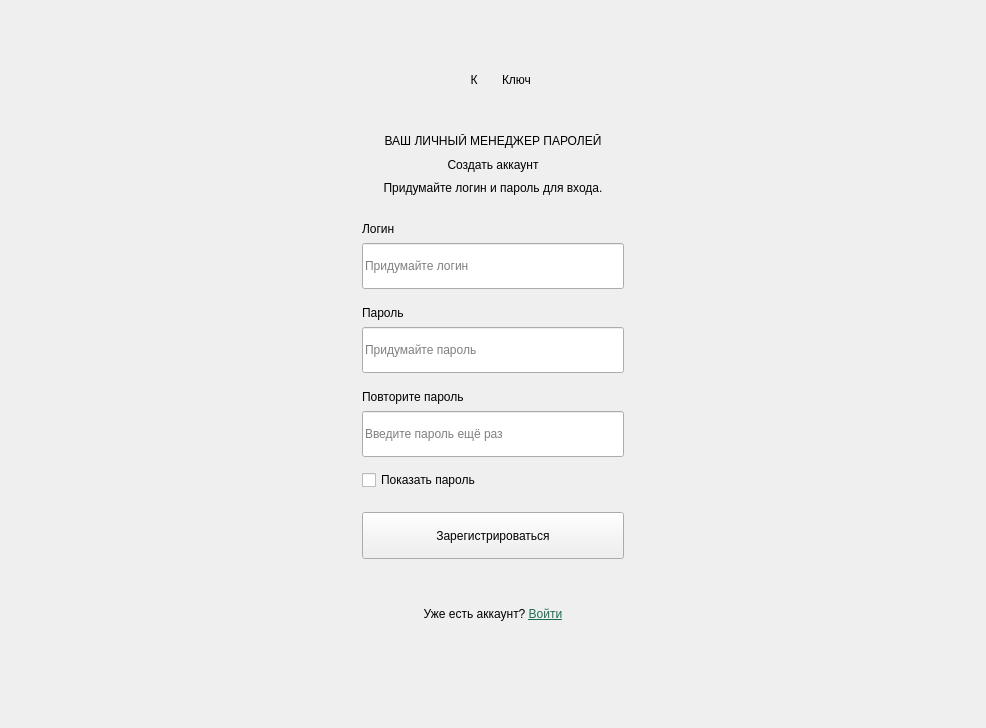
      <widget class="QWidget" name="registerPage">
       <layout class="QHBoxLayout" name="horizontalLayout_3">
        <item>
         <layout class="QVBoxLayout" name="verticalLayout_5">
          <item>
           <spacer name="registerTopSpacer">
            <property name="orientation">
             <enum>Qt::Vertical</enum>
            </property>
            <property name="sizeType">
             <enum>QSizePolicy::Expanding</enum>
            </property>
            <property name="sizeHint" stdset="0">
             <size>
              <width>964</width>
              <height>51</height>
             </size>
            </property>
           </spacer>
          </item>
          <item>
           <layout class="QVBoxLayout" name="verticalLayout_4">
            <item>
             <layout class="QHBoxLayout" name="registerBrandLayout">
              <property name="spacing">
               <number>10</number>
              </property>
              <property name="leftMargin">
               <number>0</number>
              </property>
              <property name="topMargin">
               <number>0</number>
              </property>
              <property name="rightMargin">
               <number>0</number>
              </property>
              <property name="bottomMargin">
               <number>0</number>
              </property>
              <item>
               <spacer name="registerBrandLeftSpacer">
                <property name="orientation">
                 <enum>Qt::Horizontal</enum>
                </property>
                <property name="sizeType">
                 <enum>QSizePolicy::Expanding</enum>
                </property>
                <property name="sizeHint" stdset="0">
                 <size>
                  <width>0</width>
                  <height>0</height>
                 </size>
                </property>
               </spacer>
              </item>
              <item>
               <widget class="QLabel" name="registerBrandMark">
                <property name="minimumSize">
                 <size>
                  <width>36</width>
                  <height>36</height>
                 </size>
                </property>
                <property name="maximumSize">
                 <size>
                  <width>36</width>
                  <height>36</height>
                 </size>
                </property>
                <property name="text">
                 <string>К</string>
                </property>
                <property name="alignment">
                 <set>Qt::AlignCenter</set>
                </property>
               </widget>
              </item>
              <item>
               <widget class="QLabel" name="registerBrandName">
                <property name="text">
                 <string>Ключ</string>
                </property>
               </widget>
              </item>
              <item>
               <spacer name="registerBrandRightSpacer">
                <property name="orientation">
                 <enum>Qt::Horizontal</enum>
                </property>
                <property name="sizeType">
                 <enum>QSizePolicy::Expanding</enum>
                </property>
                <property name="sizeHint" stdset="0">
                 <size>
                  <width>0</width>
                  <height>0</height>
                 </size>
                </property>
               </spacer>
              </item>
             </layout>
            </item>
            <item>
             <layout class="QHBoxLayout" name="horizontalLayout_2">
              <item>
               <spacer name="horizontalSpacer_3">
                <property name="orientation">
                 <enum>Qt::Horizontal</enum>
                </property>
                <property name="sizeHint" stdset="0">
                 <size>
                  <width>228</width>
                  <height>20</height>
                 </size>
                </property>
               </spacer>
              </item>
              <item>
               <widget class="QFrame" name="registerCard">
                <property name="frameShape">
                 <enum>QFrame::NoFrame</enum>
                </property>
                <layout class="QVBoxLayout" name="registerCardLayout">
                 <property name="spacing">
                  <number>0</number>
                 </property>
                 <property name="leftMargin">
                  <number>30</number>
                 </property>
                 <property name="topMargin">
                  <number>30</number>
                 </property>
                 <property name="rightMargin">
                  <number>30</number>
                 </property>
                 <property name="bottomMargin">
                  <number>30</number>
                 </property>
                 <item>
                  <widget class="QLabel" name="registerEyebrow">
                   <property name="text">
                    <string>ВАШ ЛИЧНЫЙ МЕНЕДЖЕР ПАРОЛЕЙ</string>
                   </property>
                   <property name="alignment">
                    <set>Qt::AlignCenter</set>
                   </property>
                  </widget>
                 </item>
                 <item>
                  <spacer name="registerEyebrowGap">
                   <property name="orientation">
                    <enum>Qt::Vertical</enum>
                   </property>
                   <property name="sizeType">
                    <enum>QSizePolicy::Fixed</enum>
                   </property>
                   <property name="sizeHint" stdset="0">
                    <size>
                     <width>0</width>
                     <height>10</height>
                    </size>
                   </property>
                  </spacer>
                 </item>
                 <item>
                  <widget class="QLabel" name="registerTitle">
                   <property name="text">
                    <string>Создать аккаунт</string>
                   </property>
                   <property name="alignment">
                    <set>Qt::AlignCenter</set>
                   </property>
                  </widget>
                 </item>
                 <item>
                  <spacer name="registerTitleGap">
                   <property name="orientation">
                    <enum>Qt::Vertical</enum>
                   </property>
                   <property name="sizeType">
                    <enum>QSizePolicy::Fixed</enum>
                   </property>
                   <property name="sizeHint" stdset="0">
                    <size>
                     <width>0</width>
                     <height>9</height>
                    </size>
                   </property>
                  </spacer>
                 </item>
                 <item>
                  <widget class="QLabel" name="registerSubtitle">
                   <property name="text">
                    <string>Придумайте логин и пароль для входа.</string>
                   </property>
                   <property name="alignment">
                    <set>Qt::AlignCenter</set>
                   </property>
                   <property name="wordWrap">
                    <bool>true</bool>
                   </property>
                  </widget>
                 </item>
                 <item>
                  <spacer name="registerHeaderGap">
                   <property name="orientation">
                    <enum>Qt::Vertical</enum>
                   </property>
                   <property name="sizeType">
                    <enum>QSizePolicy::Fixed</enum>
                   </property>
                   <property name="sizeHint" stdset="0">
                    <size>
                     <width>0</width>
                     <height>27</height>
                    </size>
                   </property>
                  </spacer>
                 </item>
                 <item>
                  <layout class="QVBoxLayout" name="registerUsernameFieldLayout">
                   <property name="spacing">
                    <number>7</number>
                   </property>
                   <property name="leftMargin">
                    <number>0</number>
                   </property>
                   <property name="topMargin">
                    <number>0</number>
                   </property>
                   <property name="rightMargin">
                    <number>0</number>
                   </property>
                   <property name="bottomMargin">
                    <number>0</number>
                   </property>
                   <item>
                    <widget class="QLabel" name="registerUsernameLabel">
                     <property name="text">
                      <string>Логин</string>
                     </property>
                     <property name="buddy">
                      <cstring>registerUsernameEdit</cstring>
                     </property>
                    </widget>
                   </item>
                   <item>
                    <widget class="QLineEdit" name="registerUsernameEdit">
                     <property name="minimumSize">
                      <size>
                       <width>0</width>
                       <height>46</height>
                      </size>
                     </property>
                     <property name="maximumSize">
                      <size>
                       <width>16777215</width>
                       <height>46</height>
                      </size>
                     </property>
                     <property name="accessibleName">
                      <string>Логин</string>
                     </property>
                     <property name="placeholderText">
                      <string>Придумайте логин</string>
                     </property>
                     <property name="clearButtonEnabled">
                      <bool>true</bool>
                     </property>
                    </widget>
                   </item>
                  </layout>
                 </item>
                 <item>
                  <spacer name="registerUsernameGap">
                   <property name="orientation">
                    <enum>Qt::Vertical</enum>
                   </property>
                   <property name="sizeType">
                    <enum>QSizePolicy::Fixed</enum>
                   </property>
                   <property name="sizeHint" stdset="0">
                    <size>
                     <width>0</width>
                     <height>17</height>
                    </size>
                   </property>
                  </spacer>
                 </item>
                 <item>
                  <layout class="QVBoxLayout" name="registerPasswordFieldLayout">
                   <property name="spacing">
                    <number>7</number>
                   </property>
                   <property name="leftMargin">
                    <number>0</number>
                   </property>
                   <property name="topMargin">
                    <number>0</number>
                   </property>
                   <property name="rightMargin">
                    <number>0</number>
                   </property>
                   <property name="bottomMargin">
                    <number>0</number>
                   </property>
                   <item>
                    <widget class="QLabel" name="registerPasswordLabel">
                     <property name="text">
                      <string>Пароль</string>
                     </property>
                     <property name="buddy">
                      <cstring>registerPasswordEdit</cstring>
                     </property>
                    </widget>
                   </item>
                   <item>
                    <widget class="QLineEdit" name="registerPasswordEdit">
                     <property name="minimumSize">
                      <size>
                       <width>0</width>
                       <height>46</height>
                      </size>
                     </property>
                     <property name="maximumSize">
                      <size>
                       <width>16777215</width>
                       <height>46</height>
                      </size>
                     </property>
                     <property name="accessibleName">
                      <string>Пароль</string>
                     </property>
                     <property name="inputMethodHints">
                      <set>Qt::ImhHiddenText|Qt::ImhNoAutoUppercase|Qt::ImhNoPredictiveText|Qt::ImhSensitiveData</set>
                     </property>
                     <property name="echoMode">
                      <enum>QLineEdit::Password</enum>
                     </property>
                     <property name="placeholderText">
                      <string>Придумайте пароль</string>
                     </property>
                    </widget>
                   </item>
                  </layout>
                 </item>
                 <item>
                  <spacer name="registerPasswordGap">
                   <property name="orientation">
                    <enum>Qt::Vertical</enum>
                   </property>
                   <property name="sizeType">
                    <enum>QSizePolicy::Fixed</enum>
                   </property>
                   <property name="sizeHint" stdset="0">
                    <size>
                     <width>0</width>
                     <height>17</height>
                    </size>
                   </property>
                  </spacer>
                 </item>
                 <item>
                  <layout class="QVBoxLayout" name="registerConfirmFieldLayout">
                   <property name="spacing">
                    <number>7</number>
                   </property>
                   <property name="leftMargin">
                    <number>0</number>
                   </property>
                   <property name="topMargin">
                    <number>0</number>
                   </property>
                   <property name="rightMargin">
                    <number>0</number>
                   </property>
                   <property name="bottomMargin">
                    <number>0</number>
                   </property>
                   <item>
                    <widget class="QLabel" name="registerConfirmLabel">
                     <property name="text">
                      <string>Повторите пароль</string>
                     </property>
                     <property name="buddy">
                      <cstring>registerConfirmEdit</cstring>
                     </property>
                    </widget>
                   </item>
                   <item>
                    <widget class="QLineEdit" name="registerConfirmEdit">
                     <property name="minimumSize">
                      <size>
                       <width>0</width>
                       <height>46</height>
                      </size>
                     </property>
                     <property name="maximumSize">
                      <size>
                       <width>16777215</width>
                       <height>46</height>
                      </size>
                     </property>
                     <property name="accessibleName">
                      <string>Повторите пароль</string>
                     </property>
                     <property name="inputMethodHints">
                      <set>Qt::ImhHiddenText|Qt::ImhNoAutoUppercase|Qt::ImhNoPredictiveText|Qt::ImhSensitiveData</set>
                     </property>
                     <property name="echoMode">
                      <enum>QLineEdit::Password</enum>
                     </property>
                     <property name="placeholderText">
                      <string>Введите пароль ещё раз</string>
                     </property>
                    </widget>
                   </item>
                  </layout>
                 </item>
                 <item>
                  <spacer name="registerShowPasswordGap">
                   <property name="orientation">
                    <enum>Qt::Vertical</enum>
                   </property>
                   <property name="sizeType">
                    <enum>QSizePolicy::Fixed</enum>
                   </property>
                   <property name="sizeHint" stdset="0">
                    <size>
                     <width>0</width>
                     <height>13</height>
                    </size>
                   </property>
                  </spacer>
                 </item>
                 <item>
                  <widget class="QCheckBox" name="registerShowPasswordCheck">
                   <property name="cursor">
                    <cursorShape>PointingHandCursor</cursorShape>
                   </property>
                   <property name="text">
                    <string>Показать пароль</string>
                   </property>
                  </widget>
                 </item>
                 <item>
                  <spacer name="registerButtonGap">
                   <property name="orientation">
                    <enum>Qt::Vertical</enum>
                   </property>
                   <property name="sizeType">
                    <enum>QSizePolicy::Fixed</enum>
                   </property>
                   <property name="sizeHint" stdset="0">
                    <size>
                     <width>0</width>
                     <height>22</height>
                    </size>
                   </property>
                  </spacer>
                 </item>
                 <item>
                  <widget class="QPushButton" name="registerButton">
                   <property name="minimumSize">
                    <size>
                     <width>0</width>
                     <height>47</height>
                    </size>
                   </property>
                   <property name="maximumSize">
                    <size>
                     <width>16777215</width>
                     <height>47</height>
                    </size>
                   </property>
                   <property name="cursor">
                    <cursorShape>PointingHandCursor</cursorShape>
                   </property>
                   <property name="text">
                    <string>Зарегистрироваться</string>
                   </property>
                  </widget>
                 </item>
                 <item>
                  <spacer name="registerStatusGap">
                   <property name="orientation">
                    <enum>Qt::Vertical</enum>
                   </property>
                   <property name="sizeType">
                    <enum>QSizePolicy::Fixed</enum>
                   </property>
                   <property name="sizeHint" stdset="0">
                    <size>
                     <width>0</width>
                     <height>8</height>
                    </size>
                   </property>
                  </spacer>
                 </item>
                 <item>
                  <widget class="QLabel" name="registerStatusLabel">
                   <property name="minimumSize">
                    <size>
                     <width>0</width>
                     <height>35</height>
                    </size>
                   </property>
                   <property name="text">
                    <string/>
                   </property>
                   <property name="textFormat">
                    <enum>Qt::PlainText</enum>
                   </property>
                   <property name="alignment">
                    <set>Qt::AlignCenter</set>
                   </property>
                   <property name="wordWrap">
                    <bool>true</bool>
                   </property>
                   <property name="state" stdset="0">
                    <string>info</string>
                   </property>
                  </widget>
                 </item>
                 <item>
                  <spacer name="registerLinkGap">
                   <property name="orientation">
                    <enum>Qt::Vertical</enum>
                   </property>
                   <property name="sizeType">
                    <enum>QSizePolicy::Fixed</enum>
                   </property>
                   <property name="sizeHint" stdset="0">
                    <size>
                     <width>0</width>
                     <height>5</height>
                    </size>
                   </property>
                  </spacer>
                 </item>
                 <item>
                  <widget class="QLabel" name="loginLink">
                   <property name="focusPolicy">
                    <enum>Qt::StrongFocus</enum>
                   </property>
                   <property name="accessibleName">
                    <string>Уже есть аккаунт? Войти</string>
                   </property>
                   <property name="text">
                    <string>&lt;html&gt;&lt;head/&gt;&lt;body&gt;&lt;p style=&quot;margin:0;&quot;&gt;Уже есть аккаунт? &lt;a href=&quot;login&quot; style=&quot;color:#1D6E54; text-decoration:underline;&quot;&gt;Войти&lt;/a&gt;&lt;/p&gt;&lt;/body&gt;&lt;/html&gt;</string>
                   </property>
                   <property name="textFormat">
                    <enum>Qt::RichText</enum>
                   </property>
                   <property name="alignment">
                    <set>Qt::AlignCenter</set>
                   </property>
                   <property name="openExternalLinks">
                    <bool>false</bool>
                   </property>
                   <property name="textInteractionFlags">
                    <set>Qt::LinksAccessibleByKeyboard|Qt::LinksAccessibleByMouse</set>
                   </property>
                  </widget>
                 </item>
                </layout>
               </widget>
              </item>
              <item>
               <spacer name="horizontalSpacer_4">
                <property name="orientation">
                 <enum>Qt::Horizontal</enum>
                </property>
                <property name="sizeHint" stdset="0">
                 <size>
                  <width>228</width>
                  <height>20</height>
                 </size>
                </property>
               </spacer>
              </item>
             </layout>
            </item>
           </layout>
          </item>
          <item>
           <spacer name="registerFooterGap">
            <property name="orientation">
             <enum>Qt::Vertical</enum>
            </property>
            <property name="sizeType">
             <enum>QSizePolicy::Fixed</enum>
            </property>
            <property name="sizeHint" stdset="0">
             <size>
              <width>962</width>
              <height>16</height>
             </size>
            </property>
           </spacer>
          </item>
          <item>
           <spacer name="registerBottomSpacer">
            <property name="orientation">
             <enum>Qt::Vertical</enum>
            </property>
            <property name="sizeType">
             <enum>QSizePolicy::Expanding</enum>
            </property>
            <property name="sizeHint" stdset="0">
             <size>
              <width>964</width>
              <height>50</height>
             </size>
            </property>
           </spacer>
          </item>
         </layout>
        </item>
        <item>
         <spacer name="registerBrandGap">
          <property name="orientation">
           <enum>Qt::Vertical</enum>
          </property>
          <property name="sizeType">
           <enum>QSizePolicy::Fixed</enum>
          </property>
          <property name="sizeHint" stdset="0">
           <size>
            <width>0</width>
            <height>22</height>
           </size>
          </property>
         </spacer>
        </item>
       </layout>
      </widget>
